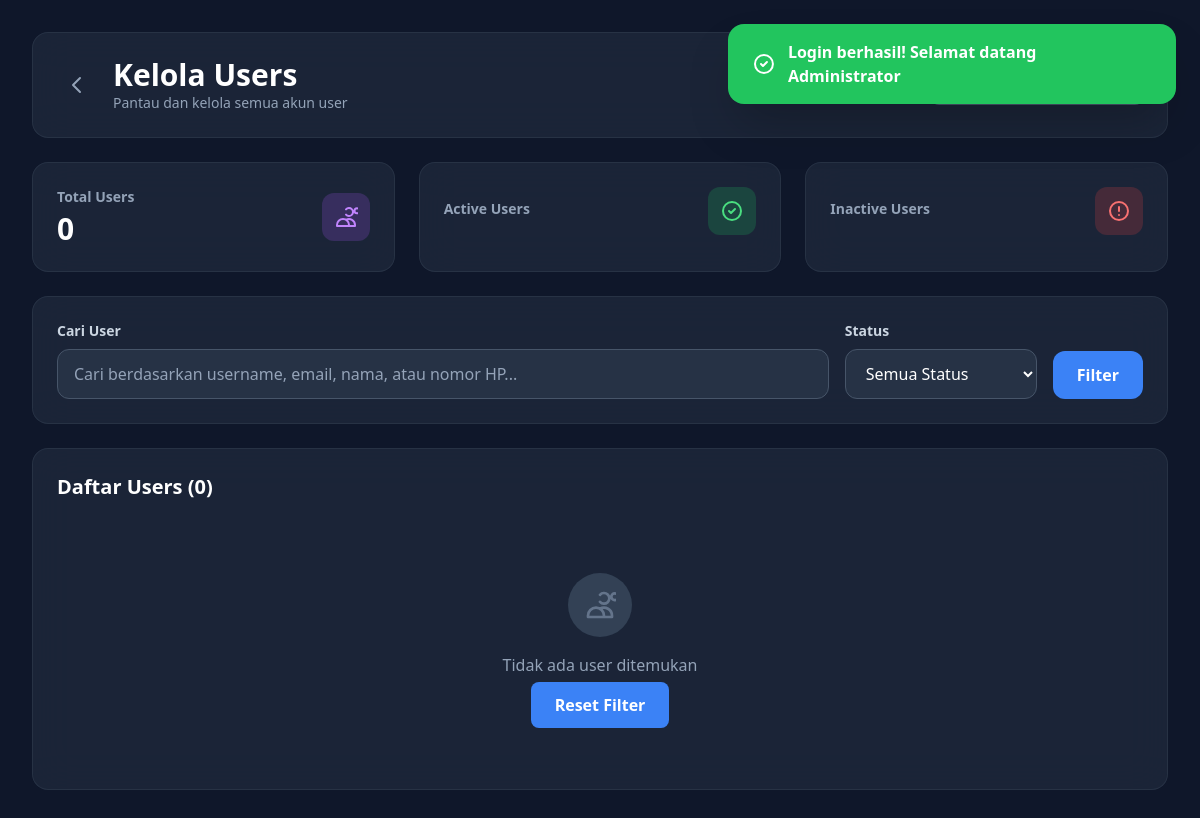
Before: /admin-users.php (signed in) with the older database file.
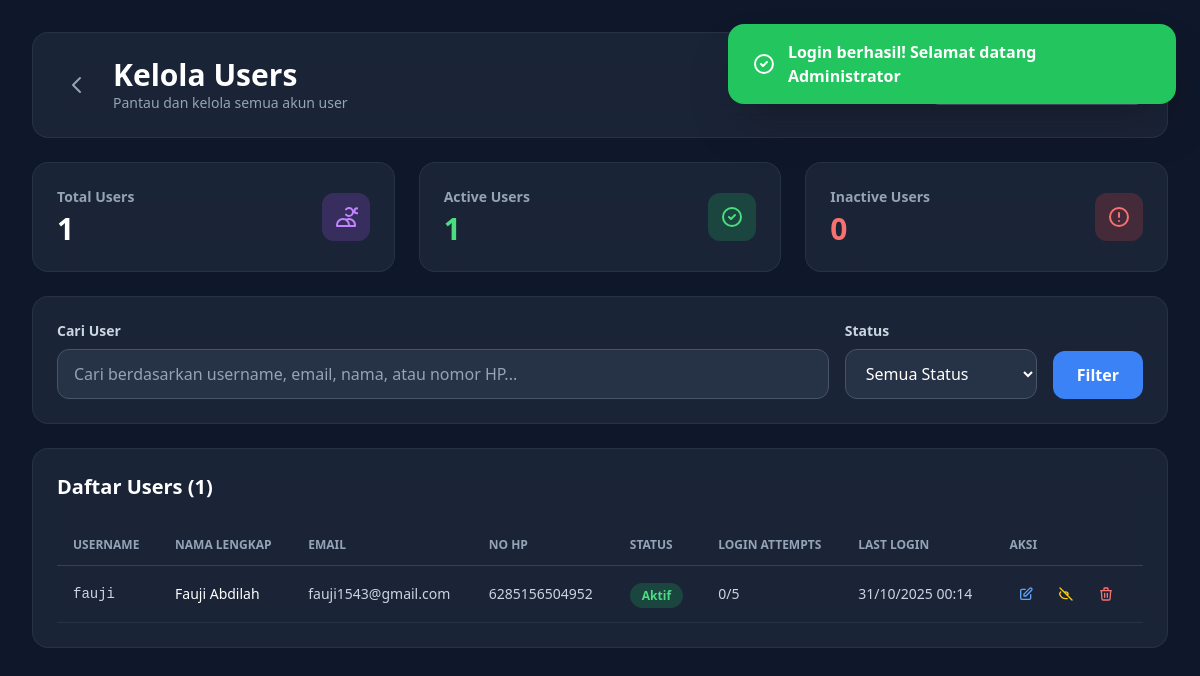
After: the same page with the newer database file.
### tables this page shows
CREATE TABLE `users` (
  `id` int(11) NOT NULL AUTO_INCREMENT,
  `username` varchar(50) NOT NULL,
  `password` varchar(255) NOT NULL,
  `email` varchar(100) NOT NULL,
  `full_name` varchar(100) NOT NULL,
  `phone` varchar(20) NOT NULL,
  `is_active` tinyint(1) DEFAULT 1,
  `last_login` datetime DEFAULT NULL,
  `created_at` timestamp NOT NULL DEFAULT current_timestamp(),
  `updated_at` timestamp NOT NULL DEFAULT current_timestamp() ON UPDATE current_timestamp(),
  `login_attempts` int(11) DEFAULT 0,
  `last_attempt` datetime DEFAULT NULL,
  PRIMARY KEY (`id`),
  UNIQUE KEY `username` (`username`),
  UNIQUE KEY `email` (`email`),
  UNIQUE KEY `phone` (`phone`)
);

### functions.php (called while the page is built, shortened)
<?php
require_once 'config.php';
function getAllUsers($search = '', $status = null) {
    global $conn;
    $sql = "SELECT id, username, email, full_name, phone, is_active, last_login, created_at, login_attempts
            FROM users WHERE 1=1";
    $sql .= " ORDER BY created_at DESC";
    $stmt = $conn->prepare($sql);
    $stmt->execute();
    $result = $stmt->get_result();
    $users = [];
    while ($row = $result->fetch_assoc()) {
        $users[] = $row;
    }
    return $users;
}
function getUserStats() {
    global $conn;
    $sql = "SELECT
                COUNT(*) as total_users,
                SUM(CASE WHEN is_active = 1 THEN 1 ELSE 0 END) as active_users,
                SUM(CASE WHEN is_active = 0 THEN 1 ELSE 0 END) as inactive_users
            FROM users";
    $result = $conn->query($sql);
    return $result->fetch_assoc();
}
?>

### admin-users.php (the view, shortened to what the changed rows need)
<?php
require_once 'functions.php';
$page = intval($_GET['page'] ?? 1);
$perPage = 10;
$offset = ($page - 1) * $perPage;
$status = isset($_GET['status']) ? intval($_GET['status']) : null;
$search = trim($_GET['search'] ?? '');
$users = getAllUsers($search, $status);
$totalUsers = count($users);
$paginatedUsers = array_slice($users, $offset, $perPage);
$userStats = getUserStats();
?>
<!DOCTYPE html>
<html lang="id">
<head>
    <script src="https://cdn.tailwindcss.com"></script>
</head>
<body class="bg-slate-900 min-h-screen fade-in">
    <div class="p-4 lg:p-8">
        <div class="max-w-7xl mx-auto">
            <div class="glass-card rounded-2xl p-6 mb-6 slide-up">
                <div class="flex flex-col lg:flex-row justify-between items-start lg:items-center gap-4">
                    <div class="flex items-center gap-4">
                        <div>
                            <h1 class="text-2xl lg:text-3xl font-bold text-white">Kelola Users</h1>
                        </div>
                    </div>
                </div>
            </div>
            <div class="grid grid-cols-1 md:grid-cols-3 gap-6 mb-6">
                <div class="glass-card rounded-2xl p-6 slide-up">
                    <div class="flex items-center justify-between">
                        <div>
                            <p class="text-slate-400 text-sm font-semibold mb-1">Total Users</p>
                            <p class="text-3xl font-bold text-white"><?php echo $userStats['total_users']; ?></p>
                        </div>
                    </div>
                </div>
                <div class="glass-card rounded-2xl p-6 slide-up" style="animation-delay: 0.1s;">
                    <div class="flex items-center justify-between">
                        <div>
                            <p class="text-slate-400 text-sm font-semibold mb-1">Active Users</p>
                            <p class="text-3xl font-bold text-green-400"><?php echo $userStats['active_users']; ?></p>
                        </div>
                    </div>
                </div>
                <div class="glass-card rounded-2xl p-6 slide-up" style="animation-delay: 0.2s;">
                    <div class="flex items-center justify-between">
                        <div>
                            <p class="text-slate-400 text-sm font-semibold mb-1">Inactive Users</p>
                            <p class="text-3xl font-bold text-red-400"><?php echo $userStats['inactive_users']; ?></p>
                        </div>
                    </div>
                </div>
            </div>
            <div class="glass-card rounded-2xl p-6 slide-up" style="animation-delay: 0.4s;">
                <div class="flex flex-col lg:flex-row justify-between items-start lg:items-center gap-4 mb-6">
                    <h2 class="text-xl font-bold text-white">Daftar Users (<?php echo $totalUsers; ?>)</h2>
                </div>
                <?php if (empty($paginatedUsers)): ?>
                    <div class="text-center py-12">
                        <div class="w-16 h-16 bg-slate-700 rounded-full flex items-center justify-center mx-auto mb-4">
                            <svg class="w-8 h-8 text-slate-500" fill="none" stroke="currentColor" viewBox="0 0 24 24">
                                <path stroke-linecap="round" stroke-linejoin="round" stroke-width="2" d="M12 4.354a4 4 0 110 5.292M15 21H3v-1a6 6 0 0112 0v1zm0 0h6v-1a6 6 0 00-9-5.197m13.5-9a2.5 2.5 0 11-5 0 2.5 2.5 0 015 0z"></path>
                            </svg>
                        </div>
                        <p class="text-slate-400 mb-4">Tidak ada user ditemukan</p>
                        <a href="admin-users.php" class="px-6 py-3 bg-blue-500 hover:bg-blue-600 text-white rounded-lg font-semibold transition">
                            Reset Filter
                        </a>
                    </div>
                <?php else: ?>
                    <div class="overflow-x-auto">
                        <table class="w-full">
                            <thead>
                                <tr class="border-b border-slate-700">
                                    <th class="px-4 py-3 text-left text-xs font-semibold text-slate-400 uppercase">Username</th>
                                    <th class="px-4 py-3 text-left text-xs font-semibold text-slate-400 uppercase">Nama Lengkap</th>
                                    <th class="px-4 py-3 text-left text-xs font-semibold text-slate-400 uppercase">Email</th>
                                    <th class="px-4 py-3 text-left text-xs font-semibold text-slate-400 uppercase">No HP</th>
                                    <th class="px-4 py-3 text-left text-xs font-semibold text-slate-400 uppercase">Status</th>
                                    <th class="px-4 py-3 text-left text-xs font-semibold text-slate-400 uppercase">Login Attempts</th>
                                    <th class="px-4 py-3 text-left text-xs font-semibold text-slate-400 uppercase">Last Login</th>
                                    <th class="px-4 py-3 text-left text-xs font-semibold text-slate-400 uppercase">Aksi</th>
                                </tr>
                            </thead>
                            <tbody>
                                <?php foreach ($paginatedUsers as $user): ?>
                                <tr class="border-b border-slate-700 border-opacity-50 hover:bg-slate-700 hover:bg-opacity-30 transition">
                                    <td class="px-4 py-3 text-sm font-mono text-slate-300"><?php echo htmlspecialchars($user['username']); ?></td>
                                    <td class="px-4 py-3 text-sm text-white"><?php echo htmlspecialchars($user['full_name']); ?></td>
                                    <td class="px-4 py-3 text-sm text-slate-300"><?php echo htmlspecialchars($user['email']); ?></td>
                                    <td class="px-4 py-3 text-sm text-slate-300"><?php echo htmlspecialchars($user['phone']); ?></td>
                                    <td class="px-4 py-3">
                                        <span class="px-3 py-1 rounded-full text-xs font-semibold <?php echo $user['is_active'] ? 'bg-green-500 bg-opacity-20 text-green-400' : 'bg-red-500 bg-opacity-20 text-red-400'; ?>">
                                            <?php echo $user['is_active'] ? 'Aktif' : 'Tidak Aktif'; ?>
                                        </span>
                                    </td>
                                    <td class="px-4 py-3 text-sm text-slate-300">
                                        <?php echo ($user['login_attempts'] ?? 0) . '/5'; ?>
                                    </td>
                                    <td class="px-4 py-3 text-sm text-slate-300">
                                        <?php echo $user['last_login'] ? date('d/m/Y H:i', strtotime($user['last_login'])) : '-'; ?>
                                    </td>
                                    <td class="px-4 py-3">
                                        <div class="flex gap-2">
                                            <a href="?edit=<?php echo $user['id']; ?><?php echo $status !== null ? '&status=' . $status : ''; ?><?php echo $search ? '&search=' . urlencode($search) : ''; ?>" class="p-2 text-blue-400 hover:bg-blue-500 hover:bg-opacity-20 rounded-lg transition btn-action" title="Edit">
                                                <svg class="w-4 h-4" fill="none" stroke="currentColor" viewBox="0 0 24 24">
                                                    <path stroke-linecap="round" stroke-linejoin="round" stroke-width="2" d="M11 5H6a2 2 0 00-2 2v11a2 2 0 002 2h11a2 2 0 002-2v-5m-1.414-9.414a2 2 0 112.828 2.828L11.828 15H9v-2.828l8.586-8.586z"></path>
                                                </svg>
                                            </a>
                                            <a href="?toggle=<?php echo $user['id']; ?><?php echo $status !== null ? '&status=' . $status : ''; ?><?php echo $search ? '&search=' . urlencode($search) : ''; ?>" class="p-2 <?php echo $user['is_active'] ? 'text-yellow-400 hover:bg-yellow-500' : 'text-green-400 hover:bg-green-500'; ?> hover:bg-opacity-20 rounded-lg transition btn-action" title="<?php echo $user['is_active'] ? 'Nonaktifkan' : 'Aktifkan'; ?>">
                                                <svg class="w-4 h-4" fill="none" stroke="currentColor" viewBox="0 0 24 24">
                                                    <path stroke-linecap="round" stroke-linejoin="round" stroke-width="2" d="<?php echo $user['is_active'] ? 'M13.875 18.825A10.05 10.05 0 0112 19c-4.478 0-8.268-2.943-9.543-7a9.97 9.97 0 011.563-3.029m5.858.908a3 3 0 114.243 4.243M9.878 9.878l4.242 4.242M9.878 9.878L3 3m6.878 6.878L21 21' : 'M15 12a3 3 0 11-6 0 3 3 0 016 0z'; ?>"></path>
                                                    <?php if (!$user['is_active']): ?>
                                                    <path stroke-linecap="round" stroke-linejoin="round" stroke-width="2" d="M2.458 12C3.732 7.943 7.523 5 12 5c4.478 0 8.268 2.943 9.542 7-1.274 4.057-5.064 7-9.542 7-4.477 0-8.268-2.943-9.542-7z"></path>
                                                    <?php endif; ?>
                                                </svg>
                                            </a>
                                            <a href="?delete=<?php echo $user['id']; ?>" onclick="return confirm('Yakin ingin menghapus user ini?')" class="p-2 text-red-400 hover:bg-red-500 hover:bg-opacity-20 rounded-lg transition btn-action" title="Hapus">
                                                <svg class="w-4 h-4" fill="none" stroke="currentColor" viewBox="0 0 24 24">
                                                    <path stroke-linecap="round" stroke-linejoin="round" stroke-width="2" d="M19 7l-.867 12.142A2 2 0 0116.138 21H7.862a2 2 0 01-1.995-1.858L5 7m5 4v6m4-6v6m1-10V4a1 1 0 00-1-1h-4a1 1 0 00-1 1v3M4 7h16"></path>
                                                </svg>
                                            </a>
                                        </div>
                                    </td>
                                </tr>
                                <?php endforeach; ?>
                            </tbody>
                        </table>
                    </div>
                <?php endif; ?>
            </div>
        </div>
    </div>
</body>
</html>

Changed rows visible on the page:
added users: username "fauji", full_name "Fauji Abdilah", email "fauji1543@gmail.com", phone "6285156504952", is_active "Aktif", login_attempts "0", last_login "31/10/2025 00:14"
Other visible differences:
$userStats['total_users']: "0" → "1"
$userStats['active_users']: (not shown) → "1"
$userStats['inactive_users']: (not shown) → "0"
$totalUsers: "0" → "1"
text no longer shown: "Tidak ada user ditemukan Reset Filter"
text now shown: "USERNAME NAMA LENGKAP EMAIL NO HP STATUS LOGIN ATTEMPTS LAST LOGIN AKSI"
